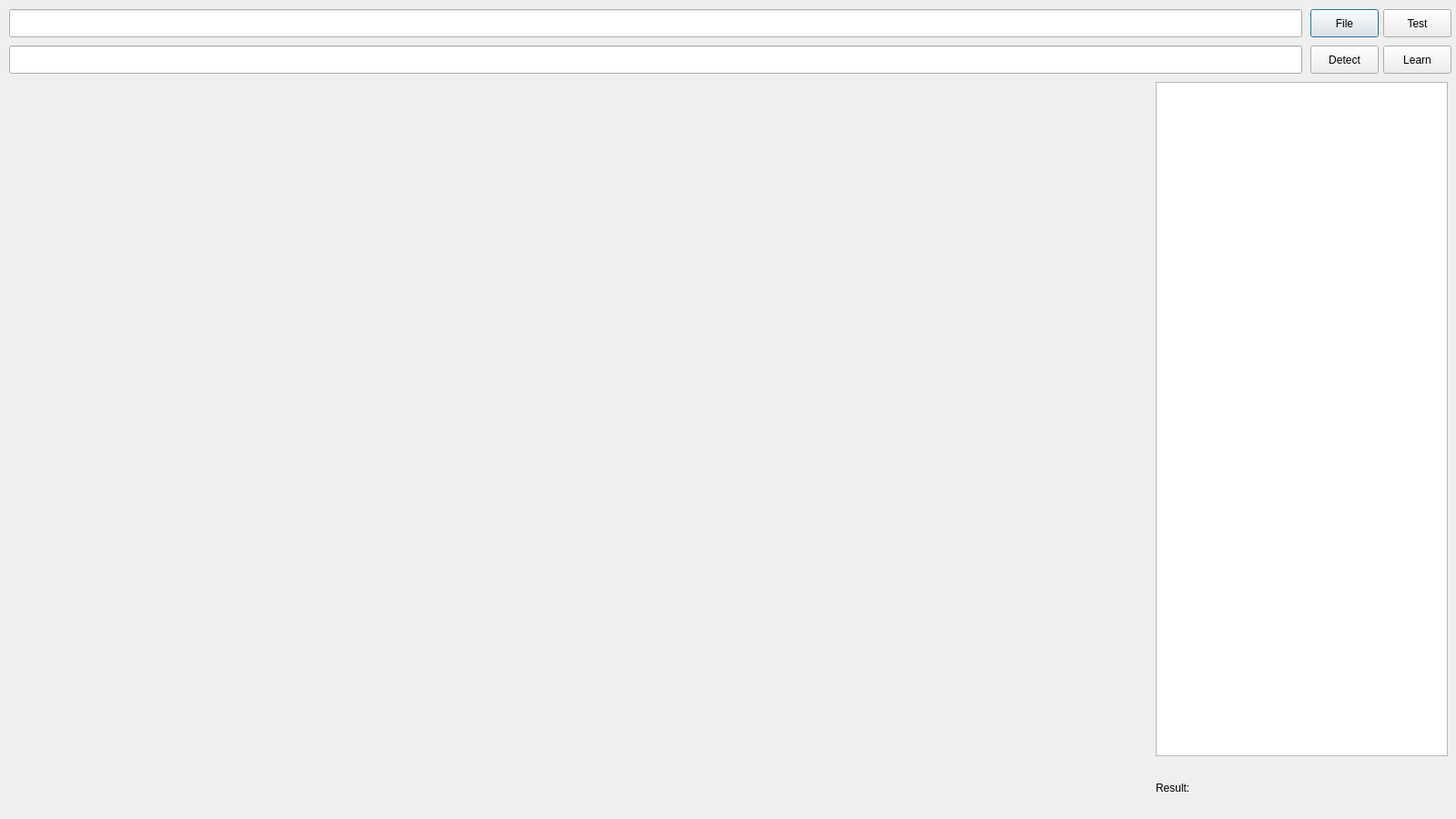
<?xml version="1.0" encoding="UTF-8"?>
<ui version="4.0">
 <class>Dialog</class>
 <widget class="QDialog" name="Dialog">
  <property name="geometry">
   <rect>
    <x>0</x>
    <y>0</y>
    <width>1600</width>
    <height>900</height>
   </rect>
  </property>
  <property name="windowTitle">
   <string>Dialog</string>
  </property>
  <widget class="QLineEdit" name="FilePathLineEdit">
   <property name="geometry">
    <rect>
     <x>10</x>
     <y>10</y>
     <width>1421</width>
     <height>31</height>
    </rect>
   </property>
  </widget>
  <widget class="QPushButton" name="FileDialogButton">
   <property name="geometry">
    <rect>
     <x>1440</x>
     <y>10</y>
     <width>75</width>
     <height>31</height>
    </rect>
   </property>
   <property name="text">
    <string>File</string>
   </property>
  </widget>
  <widget class="QPushButton" name="LearnButton">
   <property name="geometry">
    <rect>
     <x>1520</x>
     <y>50</y>
     <width>75</width>
     <height>31</height>
    </rect>
   </property>
   <property name="text">
    <string>Learn</string>
   </property>
  </widget>
  <widget class="QLineEdit" name="IDLineEdit">
   <property name="geometry">
    <rect>
     <x>10</x>
     <y>50</y>
     <width>1421</width>
     <height>31</height>
    </rect>
   </property>
  </widget>
  <widget class="QPushButton" name="TestButton">
   <property name="geometry">
    <rect>
     <x>1520</x>
     <y>10</y>
     <width>75</width>
     <height>31</height>
    </rect>
   </property>
   <property name="text">
    <string>Test</string>
   </property>
  </widget>
  <widget class="QListView" name="FaceListWidget">
   <property name="geometry">
    <rect>
     <x>1270</x>
     <y>90</y>
     <width>321</width>
     <height>741</height>
    </rect>
   </property>
  </widget>
  <widget class="QLabel" name="ResultLabel">
   <property name="geometry">
    <rect>
     <x>1270</x>
     <y>840</y>
     <width>321</width>
     <height>51</height>
    </rect>
   </property>
   <property name="text">
    <string>Result: </string>
   </property>
  </widget>
  <widget class="QLabel" name="ImageLabel">
   <property name="geometry">
    <rect>
     <x>20</x>
     <y>100</y>
     <width>1250</width>
     <height>800</height>
    </rect>
   </property>
   <property name="text">
    <string/>
   </property>
  </widget>
  <widget class="QPushButton" name="DetectButton">
   <property name="geometry">
    <rect>
     <x>1440</x>
     <y>50</y>
     <width>75</width>
     <height>31</height>
    </rect>
   </property>
   <property name="text">
    <string>Detect</string>
   </property>
  </widget>
 </widget>
 <resources/>
 <connections/>
</ui>
